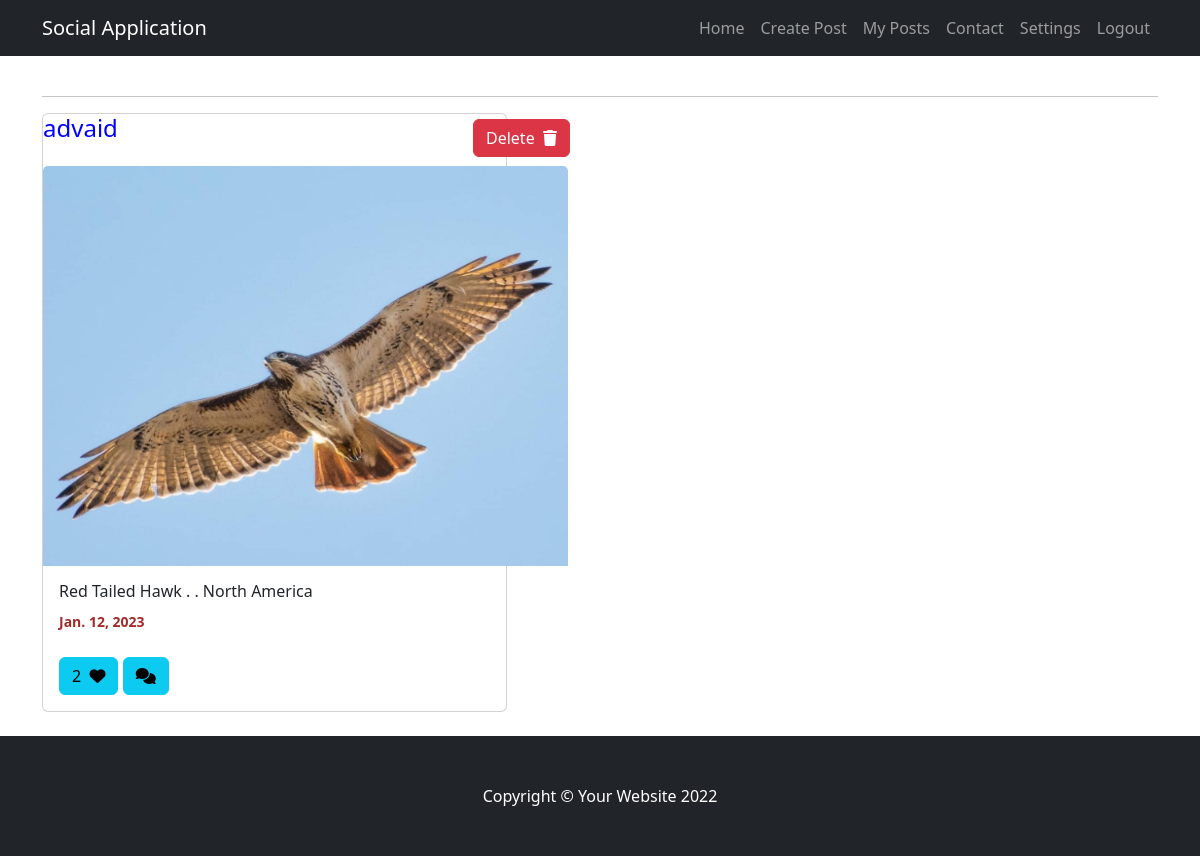
/myposts/all (signed in), run on the app's committed database.
### myapp/models.py (models this page shows, shortened)
class Posts(models.Model):
    post=models.CharField(max_length=200)
    image=models.ImageField(upload_to="images",null=True,blank=True)
    user=models.ForeignKey(User,on_delete=models.CASCADE)
    created_date=models.DateField(auto_now_add=True)
    is_active=models.BooleanField(default=True)
    likes=models.ManyToManyField(User,related_name="likes")

### myapp/views.py (the view)
# urls.py: path("myposts/all",views.MyPostsView.as_view(),name="my-posts"),
@method_decorator(signin_required,name="dispatch")
class MyPostsView(ListView):
    model=Posts
    context_object_name="post"
    template_name="myposts.html"
    def get_queryset(self):
        return Posts.objects.filter(user=self.request.user)

### myapp/views.py (called while the page is built)
def signin_required(fn):
    def wrapper(request,*args,**kwargs):
        if not request.user.is_authenticated:
            messages.error(request,"Signin required")
            return redirect("signin")
        else:
            return fn(request,*args,**kwargs)
    return wrapper

### myapp/templates/myposts.html (shortened to what this page needs)
{%extends 'base.html'%}
{%block body_block%}
<link href="https://cdn.jsdelivr.net/npm/bootstrap@5.2.2/dist/css/bootstrap.min.css" rel="stylesheet">
<div class="container">
    <hr>
        <div class="col-lg-5">
            {%for p in post%}
            <div class="card mb-4">
                <div class ="small text" style="color: blue;"> <h4>{{p.user}}</h4>
                    <a href="{%url 'post-delete' p.id%}" style="margin-top: -50px;margin-left: 430px;" class="btn btn-danger">Delete&nbsp;&nbsp;<i class="fa-solid fa-trash"></i></a>
                </div>
                <br>
                {%if p.image%}
                <a href=""><img class="card-img-top" style="width: 525px; height: 400px;margin-top: -30px;" src="{{p.image.url}}" alt="" /></a>
                {%endif%}
                <div class="card-body">
                    <h6 class="small-text">{{p.post}}</h6>
                    <strong class="small text" style="color: brown;">{{p.created_date}}</strong> <br><br>
                    <div>
                    <a href="{%url 'add-likes' p.id%}" class="btn btn-info">{{p.likes.all.count}}&nbsp;&nbsp;<i class="fa-sharp fa-solid fa-heart"></i></a>
                    <button class="btn btn-info" type="button" data-bs-toggle="collapse" data-bs-target="#commentlist{{ forloop.counter}}" aria-expanded="false" aria-controls="collapseExample">
                    <i class="fa-solid fa-comments"></i>
                    </button>
                    </div>
                </div>
            </div>
            {%endfor%}
        </div>
</div>
{%endblock%}

### data on the page
Posts: user "advaid", image (picture), post "Red Tailed Hawk . . North America", created_date "Jan. 12, 2023", likes.all.count "2"
